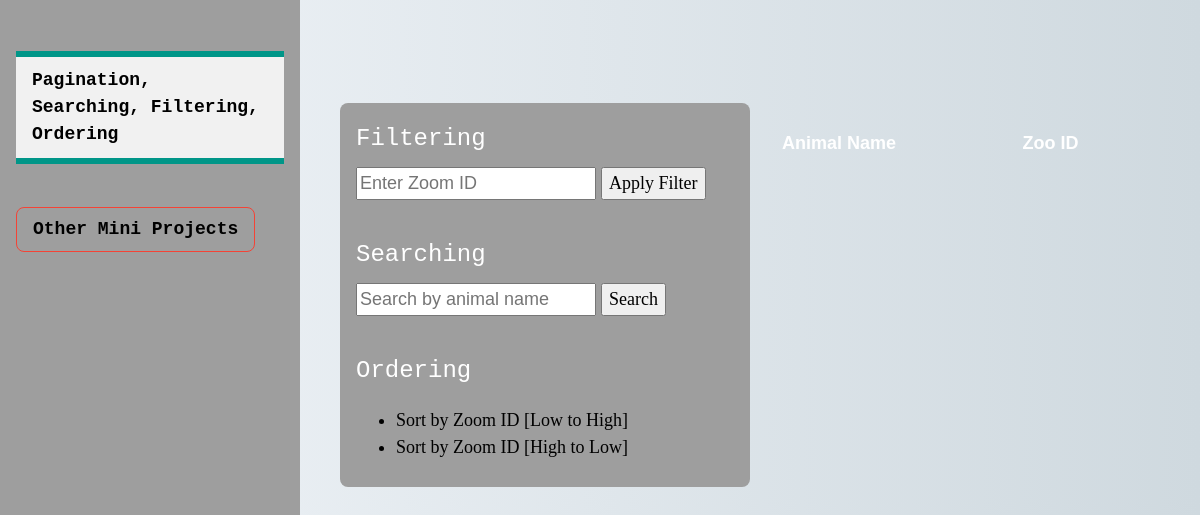
Page /app6/all-data/ on the earlier database version.
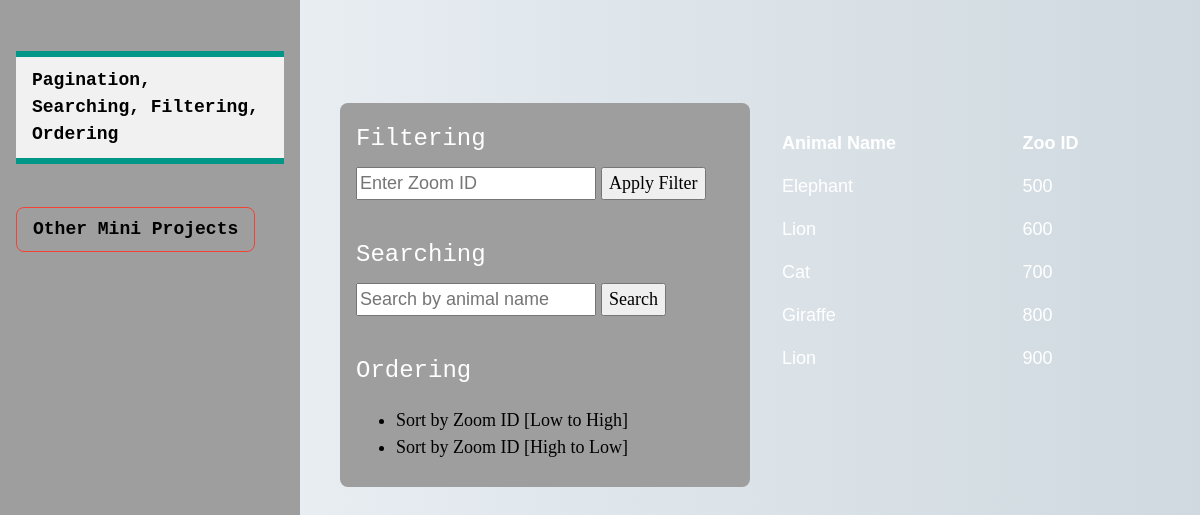
Same page on the later database version.
### app6_pfso/models.py (models this page shows, shortened)
class TableData(models.Model):
    animal = models.CharField(max_length=100)
    zoom_id = models.CharField(max_length=10)

### app6_pfso/app6_api/views.py (the view)
# urls.py: path("all-data/", views.AllData, name="fso-all-app6"),
def AllData(request):
    tableDatas = TableData.objects.all()
    context = {
        "sidebar_content": "Pagination, Searching, Filtering, Ordering",
        "tableDatas" : tableDatas
    }
    return render(request, "app6_pfso/fso.html", context)

### app6_pfso/templates/app6_pfso/fso.html (shortened to what this page needs)
{% extends 'base2.html' %}
{% load static %}
{% block content %}
<link rel="stylesheet" href="{% static 'app6_pfso/css/pfso.css' %}">
<body>
        <div class="w3-content w3-text-white w3-large" style="margin-top:60px"><br>
            <div class="w3-col l6 w3-padding w3-round-large w3-panel w3-grey">
                <h3 class="w3-text-white w3-monospace">Filtering</h3>
                <form method="GET" action="{% url 'fso-filter-app6' %}">
                    <input type="number" name="zoomId" placeholder="Enter Zoom ID" />
                    <button type="submit" class="w3-serif">Apply Filter</button>
                </form>
                <br>
                <h3 class="w3-text-white w3-monospace">Searching</h3>
                <form method="GET" action="{% url 'search-app6' %}">
                    <input type="text" name="search" placeholder="Search by animal name" value="{{ search_query }}">
                    <button type="submit" class="w3-serif">Search</button>
                </form>
                <br>
                <div>
                    <h3 class="w3-text-white w3-monospace">Ordering</h3>
                    <ul>
                        <li><a href="{% url 'ordering-app6' %}?order_direction=asc" class="w3-serif">Sort by Zoom ID [Low to High]</a></li>
                        <li><a href="{% url 'ordering-app6' %}?order_direction=desc" class="w3-serif">Sort by Zoom ID [High to Low]</a></li>
                    </ul>
                </div>
            </div>
            <div class="w3-col l6 w3-padding ">
                <br>
                    <table class="w3-table ">
                        <tr>
                          <th>Animal Name</th>
                          <th>Zoo ID</th>
                        </tr>
                        {% for data in tableDatas %}
                        <tr>
                          <td>{{data.animal}}</td>
                          <td>{{data.zoom_id}}</td>
                        </tr>
                        {% endfor %}
                    </table>
            </div>
        </div>
</body>
{% endblock %}

Differences in the rows shown:
added TableData: animal "Elephant", zoom_id "500"
added TableData: animal "Lion", zoom_id "600"
added TableData: animal "Cat", zoom_id "700"
added TableData: animal "Giraffe", zoom_id "800"
added TableData: animal "Lion", zoom_id "900"
